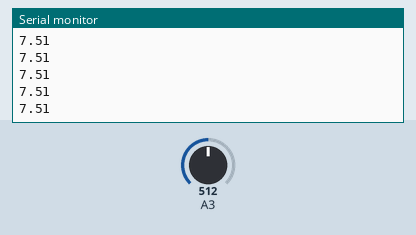
Recording of a sketch running on a simulated Arduino Uno, built with avr-gcc and run on an emulated ATmega328P. Shown: the last lines printed to the serial monitor. Inputs (shaded band) come from the test bench; at power-on: A3 = 512.

Above: at 1.2 s.
1.3 s: A3 set to 716
At 2.4 s:
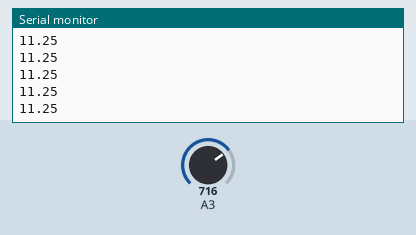
2.8 s: A3 set to 900
At 3.5 s:
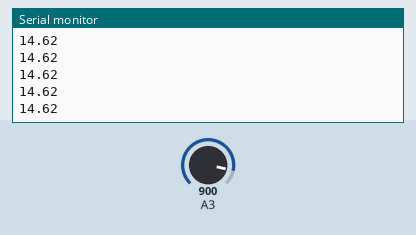
Timing chart, 0 to 5.8 s (numbered marks = the images above; inputs shaded):
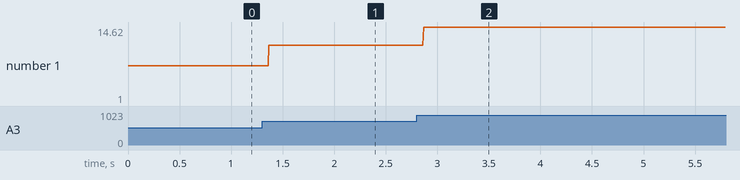

The sketch:

pressureTest.ino
```cpp
float pressure;

void setup() {
  pinMode(A3, INPUT);
  Serial.begin(9600);
}

void loop() {
  pressure = (analogRead(A3)/204.6-0.5)*15/4;
  pressure = constrain(pressure, 0, 15);
  Serial.println(pressure);
  delay(5);
}
```

Measured:
- after the input at 1.3 s, the serial monitor: prints a new line after 0.07 s (image 1)
- after the input at 2.8 s, the serial monitor: prints a new line after 0.07 s (image 2)
- plotted number 1: 7.51 → 11.25 after the input at 1.3 s
